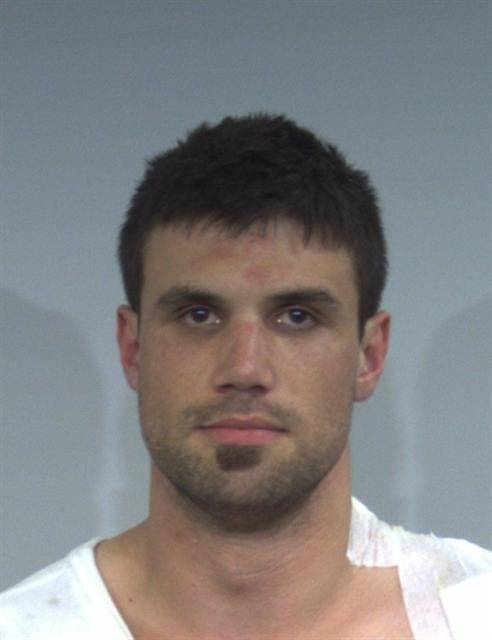
#> input picture img/a.jpg, 492 x 640 px
$ python image_face_detect.py
#> lines starting #> are read from the running program, lines starting #| are printed output that depends on the picture; after the words box and inside, x2 and y2 are one past the last pixel; in counts of white or black regions, pixels touching at a corner belong together
import cv2 as cv

face_cascade = cv.CascadeClassifier('data/haarcascade_frontalface_default.xml')
eye_cascade = cv.CascadeClassifier('data/haarcascade_eye.xml')

img = cv.imread('img/a.jpg')
#> img is the input picture: shape (640, 492, 3); mean B, G, R 128.5, 127, 129.1

gray = cv.cvtColor(img, cv.COLOR_BGR2GRAY)
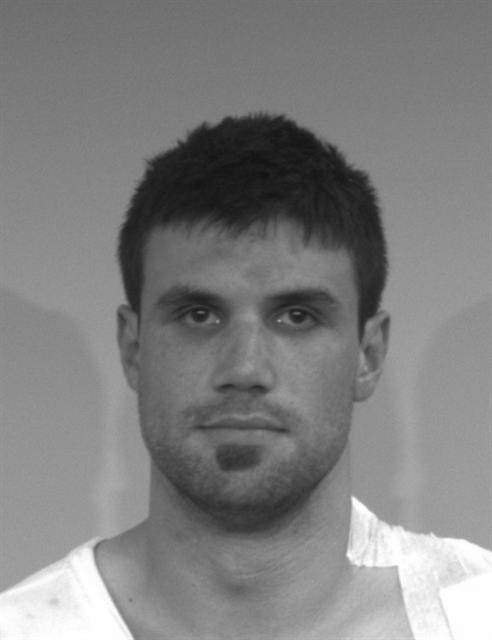
#> gray: shape (640, 492); min 18, max 255, mean 127.8
faces = face_cascade.detectMultiScale(gray, 1.3, 5)
#> faces = [[93, 196, 307, 307]]
print(len(faces))
#| 1

for(x,y,w,h) in faces:
    cv.rectangle(img,(x,y),(x+w, y+h), (255,0,0),2)
    eye_gray = gray[y:y+h, x:x+w]
    eye_color = img[y:y+h, x:x+w]
    eyes = eye_cascade.detectMultiScale(eye_gray)
    for (ex, ey, ew, eh) in eyes:
        cv.rectangle(eye_color, (ex, ey), (ex+ew, ey+eh), (0,255,0), 2)
#> this loop made 1 pass
#> (x, y, w, h, eyes) on pass 1: (93, 196, 307, 307, [[75, 88, 60, 60], [168, 87, 62, 62], [60, 90, 52, 52]])
#> pass 1, `eye_gray = gray[y:y+h, x:x+w]`:
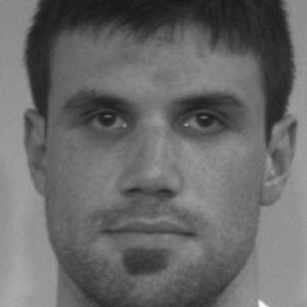
#> eye_gray: shape (307, 307); min 21, max 253, mean 104.6
#> pass 1, `eye_color = img[y:y+h, x:x+w]`:
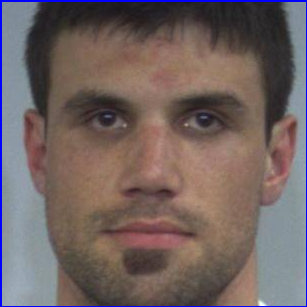
#> eye_color: shape (307, 307, 3); mean B, G, R 97.7, 98.9, 113
#> after the loop:
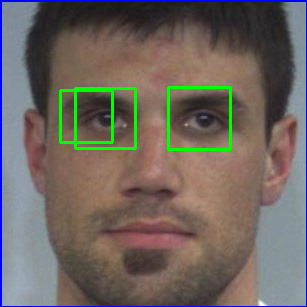
#> eye_color: shape (307, 307, 3); 2.15% of pixels changed, all inside (x1, y1, x2, y2) = (59, 86, 232, 151)
#> after the loop:
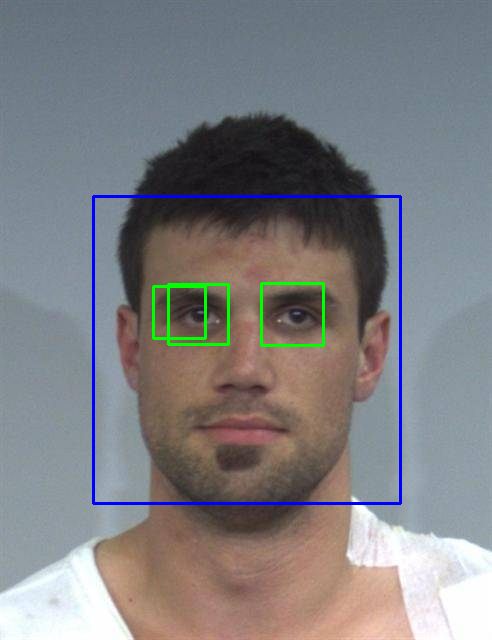
#> img: shape (640, 492, 3); 1.81% of pixels changed, all inside (x1, y1, x2, y2) = (92, 195, 402, 505)

cv.imshow('img', img)
cv.waitKey(0)
cv.destroyAllWindows()
